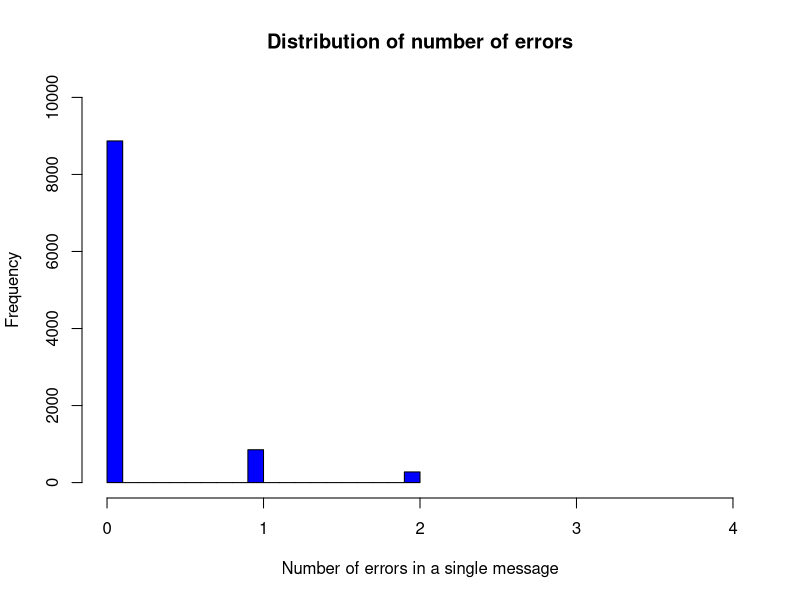
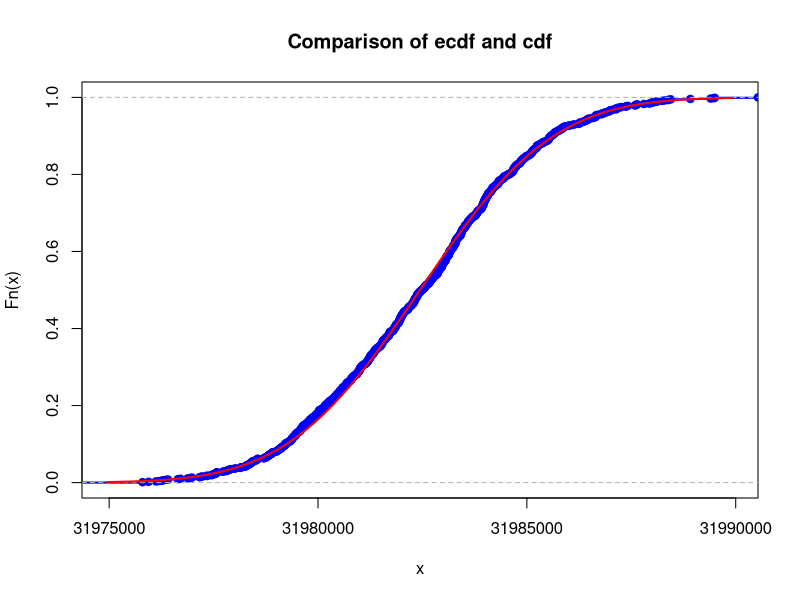
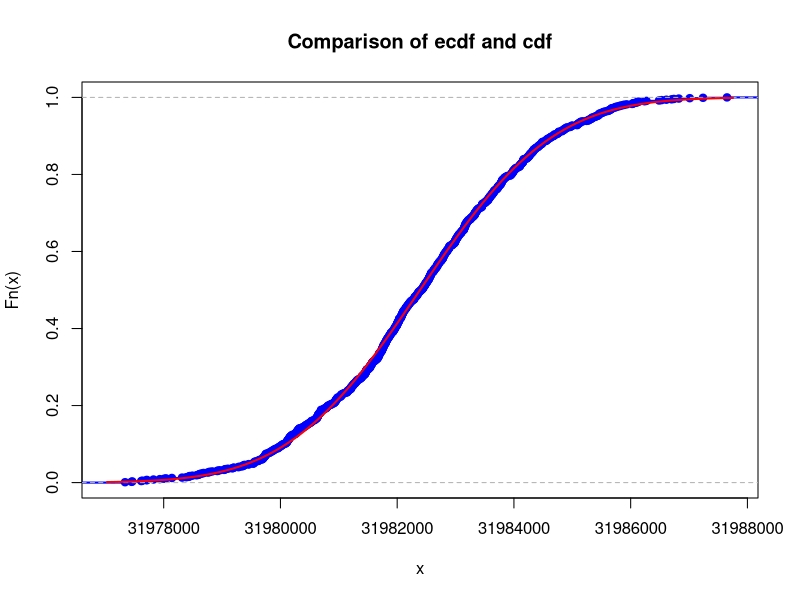
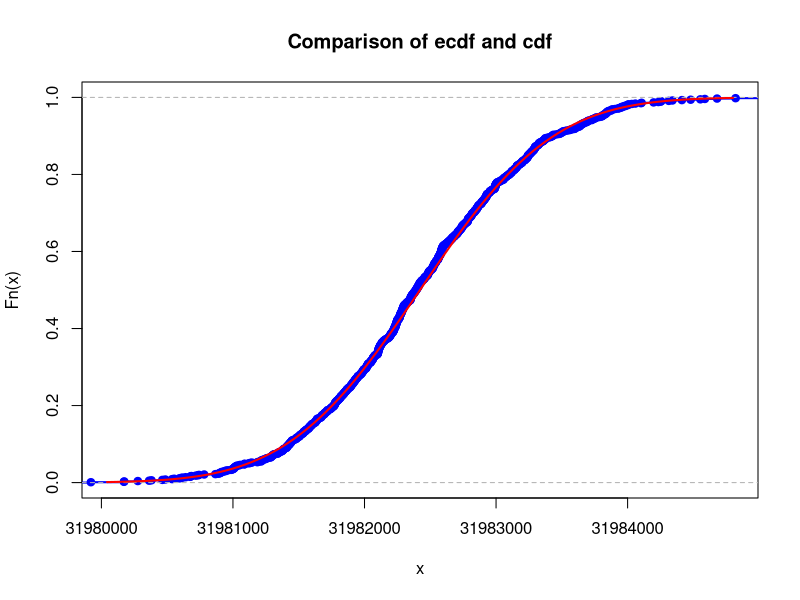
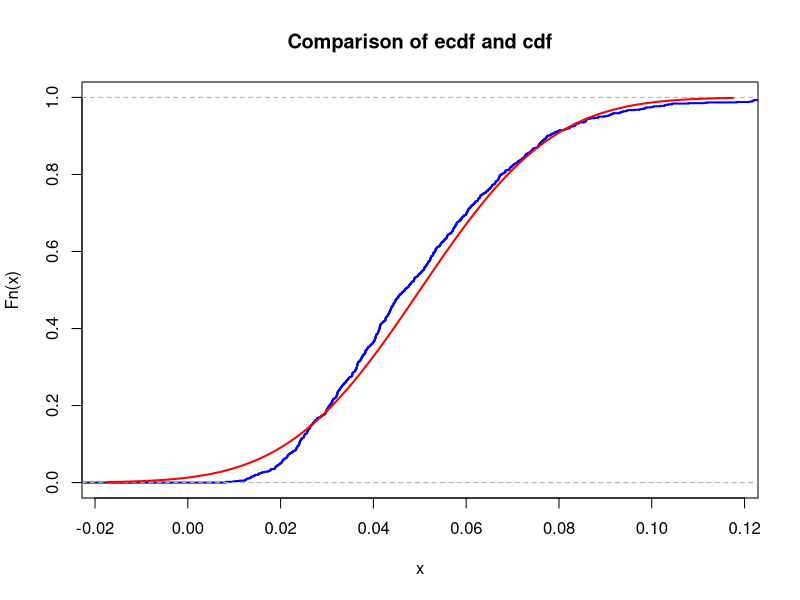
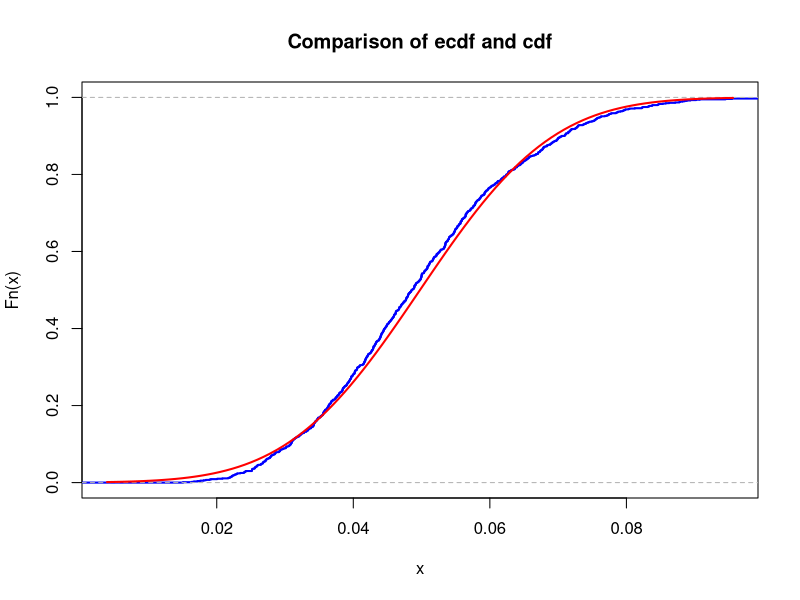
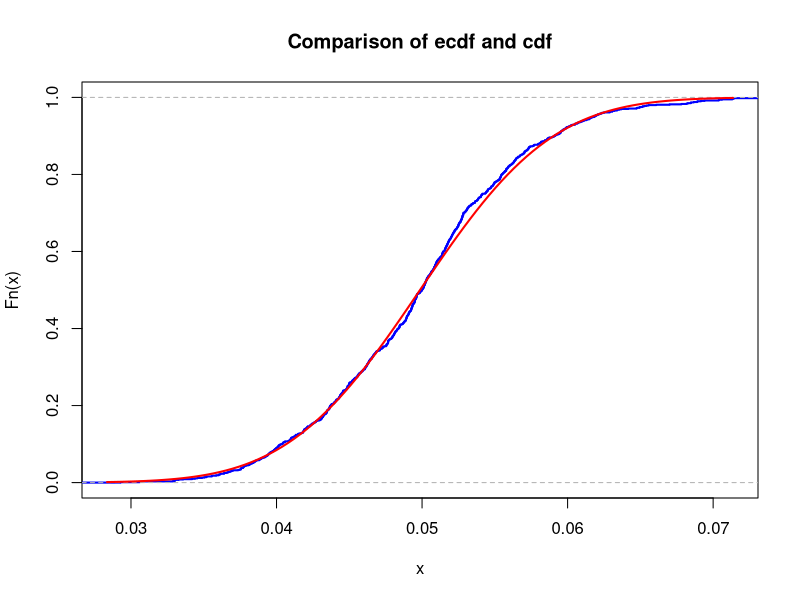

Reproduce these figures in R, in order.
## ---- chunk 1
id <- 10
set.seed(id)
p <- id/100
# matrices G and H
G <- matrix(c(1, 1, 1, 0, 0, 0, 0,
		1, 0, 0, 1, 1, 0, 0,
		0, 1, 0, 1, 0, 1, 0,
		1, 1, 0, 1, 0, 0, 1), nrow = 4, byrow = TRUE)
H <- t(matrix(c(1, 0, 1, 0, 1, 0, 1,
		0, 1, 1, 0, 0, 1, 1,
		0, 0, 0, 1, 1, 1, 1), nrow = 3, byrow = TRUE))
# cat("The matrix H is: \n")
# H
# cat("The product GH must be zero: \n")
# (G%*%H) %%2t("The matrix G is: \n")
## ---- chunk 2
# for each bit a random float number from 0 to 1 is generated and then if the value is less than probability p the value of bit is changed to the opposite 
errors_generator <- function(messages) {
  for (row in 1:nrow(messages)) {
    for (bit in 1:ncol(messages)) {
      error_prob <- runif(1)
      # print(error_prob)
      if (error_prob <= p) {
        # error_prob
        messages[row, bit] <- as.integer(!messages[row, bit])
      }
    }
  }
  return (messages)
}
## ---- chunk 3
# for each 7-bit message a syndrome vector is calculated in in case its value does equal to (0, 0, 0)  the corresponding bit is corrected 
# then the parity bits columns are deleted and decoded and corrected 4-bit messages are obtained
decoding <- function(received) {
  corrected <- (received %*% H) %% 2
  for (row in 1:nrow(corrected)) {
    idx <- 1*corrected[row, 1] + 2*corrected[row, 2] + 4*corrected[row, 3]
    if (idx != 0) {
      received[row, idx] <- as.integer(!received[row, idx])
    }
  }
  received <- received[, -c(1, 2, 4)]
  return (received)
}
## ---- chunk 4
# comparing original messages and decoded ones
# ratio of correctly and incorrectly transmitted ones is calculated
evaluate <- function(messages, decoded){
  counter <- 0
  for(row in 1:nrow(messages)){
    if(identical(messages[row,],decoded[row,])){
      counter <- counter+1
    }
  }
  return(counter/(nrow(messages)))
}
## ---- chunk 5

count_k <- function(messages, decoded){
  copy <- messages
  copy <- cbind(copy, 0)
  for(row in 1:nrow(messages)){
    if(!identical(messages[row,],decoded[row,])){
      for(idx in range(1:4)){
        if(messages[row, idx] != decoded[row, idx]){
          copy[row, 5] <- copy[row, 5] + 1
        }
      }
    }
  }
  return(copy)
}
## ---- chunk 6
message_generator <- function(N) {
  matrix(sample(c(0,1), 4*N, replace = TRUE), nrow = N)
}  
messages <- message_generator(10000)
messages[4,]
codewords <- (messages %*% G) %% 2
received <- errors_generator(codewords)
decoded <- decoding(received)
accuracy<- evaluate(messages,decoded)
accuracy
## ---- chunk 7
test <- count_k(messages, decoded)
temp <- test[,5]
h <- hist(temp,
     main = "Distribution of number of errors",
     xlab = 'Number of errors in a single message',
     xlim=c(0,4),
     ylim = c(0, 10000),
     col = 'blue',
     border = 'black')
## ---- chunk 8
# calculating lambda, mu and finding sample means for n = 5, n = 10 and n = 50
lambda <- log(2)/949864255.2  
N <- (10**18 * 6)/136.9
mu <- N * lambda
K <- 1e3
n1 <- 5
n2 <- 10
n3 <- 50
sample_means1 <- colMeans(matrix(rpois(n1*K, lambda = mu), nrow=n1))
sample_means2 <- colMeans(matrix(rpois(n2*K, lambda = mu), nrow=n2))
sample_means3 <- colMeans(matrix(rpois(n3*K, lambda = mu), nrow=n3))
## ---- chunk 9
# calculating mean and standart deviation of sample means 
mu1 <- mean(sample_means1)
sigma1 <- sd(sample_means1)
mu2 <- mean(sample_means2)
sigma2 <- sd(sample_means2)
mu3 <- mean(sample_means3)
sigma3 <- sd(sample_means3)
## ---- chunk 10
xlims_1 <- c(mu1-3*sigma1,mu1+3*sigma1)
Fs_1 <- ecdf(sample_means1)
plot(Fs_1, 
     xlim = xlims_1, 
     ylim = c(0,1),
     col = "blue",
     lwd = 2,
     main = "Comparison of ecdf and cdf")
curve(pnorm(x, mean = mu1, sd = sigma1), col = "red", lwd = 2, add = TRUE)
## ---- chunk 11
xlims_2 <- c(mu2-3*sigma2,mu2+3*sigma2)
Fs_2 <- ecdf(sample_means2)
plot(Fs_2, 
     xlim = xlims_2, 
     ylim = c(0,1),
     col = "blue",
     lwd = 2,
     main = "Comparison of ecdf and cdf")
curve(pnorm(x, mean = mu2, sd = sigma2), col = "red", lwd = 2, add = TRUE)
## ---- chunk 12
xlims_3 <- c(mu3-3*sigma3,mu3+3*sigma3)
Fs_3 <- ecdf(sample_means3)
plot(Fs_3, 
     xlim = xlims_3, 
     ylim = c(0,1),
     col = "blue",
     lwd = 2,
     main = "Comparison of ecdf and cdf")
curve(pnorm(x, mean = mu3, sd = sigma3), col = "red", lwd = 2, add = TRUE)
## ---- chunk 13
# calculatng the maximum difference between two c.d.f.'s
x <- seq(min(sample_means1),max(sample_means1), by = .01)
max(abs(Fs_1(x)-pnorm(x,mean = mean(sample_means1), sd = sd(sample_means1))))
x <- seq(min(sample_means2),max(sample_means2), by = .01)
max(abs(Fs_2(x)-pnorm(x,mean = mean(sample_means2), sd = sd(sample_means2))))
x <- seq(min(sample_means1),max(sample_means1), by = .01)
max(abs(Fs_3(x)-pnorm(x,mean = mean(sample_means3), sd = sd(sample_means3))))
## ---- chunk 14
lambda <- log(2)/949864255.2
N <- (10**18 * 6)/136.9 
K <- 1000
n <- 5
mu <- N * lambda
sum_values <- colSums(matrix(rpois(n*K, lambda = mu), nrow=n))
sum(sum_values < 8*10**8)
## ---- chunk 15
markov_bound <- function(mu){
  return (mu/(8*10**8))
}
markov_bound(mean(sum_values))
## ---- chunk 16
nu1 <- 20  # change this!
K <- 1e3
n1 <- 5
n2 <- 10
n3 <- 50
sample_means1 <- colMeans(matrix(rexp(n1*K, rate = nu1), nrow=n1))
sample_means2 <- colMeans(matrix(rexp(n2*K, rate = nu1), nrow=n2))
sample_means3 <- colMeans(matrix(rexp(n3*K, rate = nu1), nrow=n3))
## ---- chunk 17
mu1 <- mean(sample_means1)# change this!
sigma1 <- sd(sample_means1)  
mu2 <- mean(sample_means2)# change this!
sigma2 <- sd(sample_means2)
mu3 <- mean(sample_means3)# change this!
sigma3 <- sd(sample_means3) # change this!
## ---- chunk 18
xlims_1 <- c(mu1-3*sigma1,mu1+3*sigma1)
Fs_1 <- ecdf(sample_means1)
plot(Fs_1, 
     xlim = xlims_1, 
     col = "blue",
     lwd = 2,
     main = "Comparison of ecdf and cdf")
curve(pnorm(x, mean = mu1, sd = sigma1), col = "red", lwd = 2, add = TRUE)
## ---- chunk 19
xlims_2 <- c(mu2-3*sigma2,mu2+3*sigma2)
Fs_2 <- ecdf(sample_means2)
plot(Fs_2, 
     xlim = xlims_2, 
     col = "blue",
     lwd = 2,
     main = "Comparison of ecdf and cdf")
curve(pnorm(x, mean = mu2, sd = sigma2), col = "red", lwd = 2, add = TRUE)
## ---- chunk 20
xlims_3 <- c(mu3-3*sigma3,mu3+3*sigma3)
Fs_3 <- ecdf(sample_means3)
plot(Fs_3, 
     xlim = xlims_3, 
     col = "blue",
     lwd = 2,
     main = "Comparison of ecdf and cdf")
curve(pnorm(x, mean = mu3, sd = sigma3), col = "red", lwd = 2, add = TRUE)
## ---- chunk 21
x <- seq(min(sample_means1),max(sample_means1), by = .01)
max(abs(Fs_1(x)-pnorm(x,mean = mean(sample_means1), sd = sd(sample_means1))))
x <- seq(min(sample_means2),max(sample_means2), by = .01)
max(abs(Fs_2(x)-pnorm(x,mean = mean(sample_means2), sd = sd(sample_means2))))
x <- seq(min(sample_means1),max(sample_means1), by = .01)
max(abs(Fs_3(x)-pnorm(x,mean = mean(sample_means3), sd = sd(sample_means3))))
